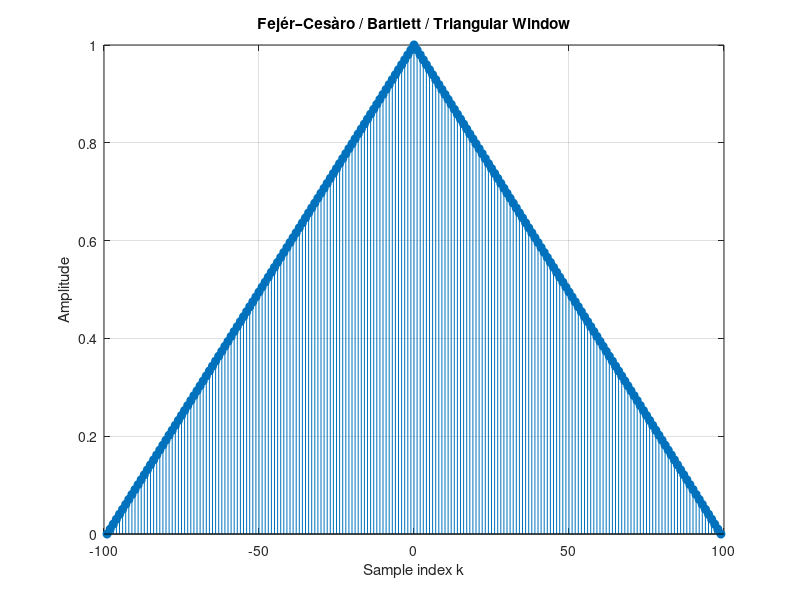

MATLAB code for this plot: (Note: this script raises an error after producing the figure.)
% Name : Datla Ravi Teja
% Roll No : 25M1064

clc;
clear;
close all;

f_samp = 650e3;    % 650 kHz


tolerance = 0.15;
f1_fp1 = 80e3;    % Lower passband edge
f1_fs1 = 85e3;    % Lower stopband edge
f1_fs2 = 115e3;   % Upper stopband edge
f1_fp2 = 120e3;   % Upper passband edge

% Normalized frequencies (digital domain)
f1_fp1_n = 2*f1_fp1/f_samp;
f1_fs1_n = 2*f1_fs1/f_samp;
f1_fs2_n = 2*f1_fs2/f_samp;
f1_fp2_n = 2*f1_fp2/f_samp;


f2_fp1 = 185e3;
f2_fs1 = 190e3;
f2_fs2 = 220e3;
f2_fp2 = 225e3;

% Normalized frequencies
f2_fp1_n = 2*f2_fp1/f_samp;
f2_fs1_n = 2*f2_fs1/f_samp;
f2_fs2_n = 2*f2_fs2/f_samp;
f2_fp2_n = 2*f2_fp2/f_samp;

function h = ideal_lp(cutoff, n)
    t = -floor(n/2):floor(n/2);
    h = (sin(cutoff * t)) ./ (pi * t);
    h(floor(n/2) + 1) = cutoff / pi; % handle divide-by-zero at center
end


n = 199;
if mod(n,2) == 0
    n = n + 1; % ensure odd length for symmetry
end

% We manually compute: w[k] = 1 - |k| / N, where k = -N:N, N = (n-1)/2
N = (n - 1)/2;
k = -N:N;
bartlett_window = 1 - abs(k) / N;

% Optional: visualize the window
figure;
stem(k, bartlett_window, 'filled');
title('Fejér–Cesàro / Bartlett / Triangular Window');
xlabel('Sample index k');
ylabel('Amplitude');
grid on;

bs_ideal1 =  ideal_lp(pi,n) -ideal_lp(((f1_fp2_n+f1_fs2_n)/2)*pi,n) + ideal_lp(((f1_fp1_n+f1_fs1_n)/2)*pi,n);
FIR_BandStop1 = bs_ideal1 .* bartlett_window;

fvtool(FIR_BandStop1);
title('Bandstop Filter 1 (Bartlett Window)');

[H,f] = freqz(FIR_BandStop1,1,1024,f_samp);
figure;
plot(f, abs(H));
title('Magnitude Response - Bandstop Filter 1');
xlabel('Frequency (Hz)');
ylabel('|H(f)|');
grid on;


bs_ideal2 =  ideal_lp(pi,n) -ideal_lp(((f2_fp2_n+f2_fs2_n)/2)*pi,n) + ideal_lp(((f2_fp1_n+f2_fs1_n)/2)*pi,n);
FIR_BandStop2 = bs_ideal2 .* bartlett_window;

fvtool(FIR_BandStop2);
title('Bandstop Filter 2 (Bartlett Window)');

[H,f] = freqz(FIR_BandStop2,1,1024,f_samp);
figure;
plot(f, abs(H));
title('Magnitude Response - Bandstop Filter 2');
xlabel('Frequency (Hz)');
ylabel('|H(f)|');
grid on;


FIR_BandStop = conv(FIR_BandStop1, FIR_BandStop2);

fvtool(FIR_BandStop);
title('Combined Bandstop Filter (Bartlett Window)');

[H,f] = freqz(FIR_BandStop,1,1024,f_samp);
figure;
plot(f, abs(H));
title('Magnitude Response - Combined Bandstop Filter');
xlabel('Frequency (Hz)');
ylabel('|H(f)|');
grid on;


bs_ideal =  ideal_lp(pi,n) -ideal_lp(((f2_fp2_n+f2_fs2_n)/2)*pi,n) + ideal_lp(((f2_fp1_n+f2_fs1_n)/2)*pi,n)-ideal_lp(((f1_fp2_n+f1_fs2_n)/2)*pi,n) + ideal_lp(((f1_fp1_n+f1_fs1_n)/2)*pi,n);;

FIR_BandStop3 = bs_ideal .* bartlett_window;

fvtool(FIR_BandStop3);
title('Direct Combined Bandstop Filter (Bartlett Window)');

[H,f] = freqz(FIR_BandStop3,1,1024,f_samp);
figure;
plot(f, abs(H));
title('Magnitude Response - Direct Combined Bandstop Filter');
xlabel('Frequency (Hz)');
ylabel('|H(f)|');
grid on;

figure;
plot(f, unwrap(angle(H)));
title('Magnitude Response - Direct Combined Bandstop Filter');
xlabel('Frequency (Hz)');
ylabel('|H(f)|');
grid on;

disp('h[n] array =')
% Print 5 numbers per line, with 3 decimal places
nCols = 5;
for i = 1:length(FIR_BandStop3)
    fprintf('%8.3f', FIR_BandStop3(i));  % Print each number with width=8, 3 decimals
    if mod(i, nCols) == 0 || i == length(FIR_BandStop3)
        fprintf('\n');  % Newline every 5 numbers or at the end
    end
end
